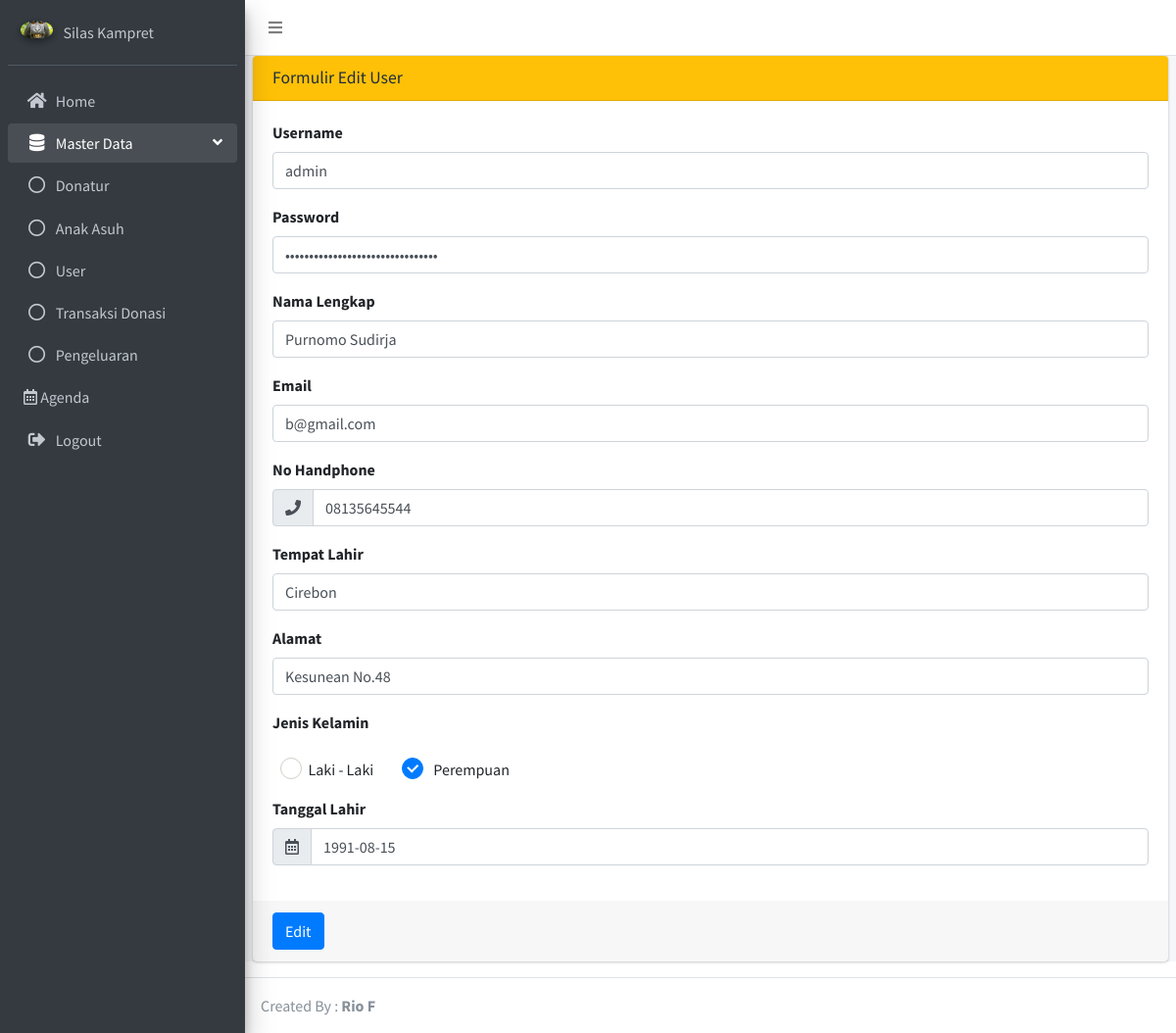
Screenshot of /index.php?mod=user_edit&id=1 (signed in) with the database file from the repository.
### tables this page shows
CREATE TABLE `user` (
  `id_user` int(11) NOT NULL,
  `username` varchar(50) NOT NULL,
  `password` varchar(255) NOT NULL,
  `nama_lengkap` varchar(255) NOT NULL,
  `email` varchar(50) NOT NULL,
  `id_level` int(11) NOT NULL,
  `aktif` int(1) NOT NULL,
  `nohp` varchar(13) NOT NULL,
  `tempat_lahir` varchar(50) NOT NULL,
  `alamat` varchar(255) NOT NULL,
  `jenis_kelamin` varchar(10) NOT NULL,
  `tgl_lahir` date NOT NULL,
  `kode_donatur` varchar(100) NOT NULL
);

### modules/user/user_edit.php (the view, shortened to what this page needs)
<?php
	if (isset($_GET['id']) ) {
		$id = (int) $_GET['id'];
		$row = mysqli_fetch_array ( mysqli_query($con,"SELECT * FROM user WHERE id_user = '$id' "));
?>
<div class="card card-warning">
    <div class="card-header">
        <h3 class="card-title">Formulir Edit User</h3>
    </div>
    <form role="form" method="post">
        <div class="card-body">
          <div class="form-group">
          <label for="exampleInputEmail1">Username</label>
          <input  name="username"
	              type="text"
	              class="form-control"
	              id="exampleInputEmail1"
	              placeholder="Masukan Username"
	              value="<?php echo $row['username']; ?>"
          >
          </div>
          <div class="form-group">
            <label for="exampleInputPassword1">Password</label>
            <input  name="password"
	                type="password"
	                class="form-control"
	                id="exampleInputPassword1"
	                placeholder="Password"
	                value="<?php echo $row['password']; ?>"
            >
          </div>
          <div class="form-group">
            <label for="exampleInputPassword1">Nama Lengkap</label>
            <input  name="nama_lengkap"
	                type="text"
	                class="form-control"
	                id="exampleInputPassword1"
	                placeholder="Nama Lengkap"
	                value="<?php echo $row['nama_lengkap']; ?>"
            >
          </div>
          <div class="form-group">
            <label for="exampleInputPassword1">Email</label>
            <input  name="email"
	                type="email"
	                class="form-control"
	                id="exampleInputPassword1"
	                placeholder="Masukan Email"
	                value="<?php echo $row['email']; ?>"
            >
          </div>
          <div class="form-group">
            <label>No Handphone</label>
              <div class="input-group">
                <div class="input-group-prepend">
                  <span class="input-group-text"><i class="fas fa-phone"></i></span>
                </div>
                <input  name="nohp"
	                    type="text"
	                    class="form-control"
	                    data-inputmask='"mask": "9999-9999-9999"'
	                    data-mask
	                    value="<?php echo $row['nohp']; ?>"
                >
              </div>
          </div>
          <div class="form-group">
            <label for="exampleInputPassword1">Tempat Lahir</label>
            <input  name="tempat_lahir"
	                type="text"
	                class="form-control"
	                id="exampleInputPassword1"
	                placeholder="Tempat Lahir"
	                value="<?php echo $row['tempat_lahir']; ?>"
            >
          </div>
          <div class="form-group">
            <label for="exampleInputPassword1">Alamat</label>
            <input  name="alamat"
	                type="text"
	                class="form-control"
	                id="exampleInputPassword1"
	                placeholder="Masukan Alamat"
	                value="<?php echo $row['alamat']; ?>"
            >
          </div>
          <div class="form-group">
            <label for="exampleInputPassword1">Jenis Kelamin</label>
          </div>
          <div class="col-sm-6">
                <div class="form-group clearfix">
                    <div class="icheck-primary d-inline">
                        <label for="radioPrimary1">
                        </label>Laki - Laki &nbsp;&nbsp;&nbsp;&nbsp;&nbsp;&nbsp;&nbsp;
                    </div>
                    <div class="icheck-primary d-inline">
                        <label for="radioPrimary2">
                        </label> Perempuan
                    </div>
                </div>
          </div>
          <div class="form-group">
                <label>Tanggal Lahir</label>
                <div class="input-group">
                    <div class="input-group-prepend">
                      <span class="input-group-text"><i class="far fa-calendar-alt"></i></span>
                    </div>
                    <input  name="tgl_lahir"
	                        type="text"
	                        class="form-control"
	                        data-inputmask-alias="datetime"
	                        data-inputmask-inputformat="yyyy/mm/dd"
	                        data-mask
	                        value="<?php echo $row['tgl_lahir']; ?>"
                    >
                </div>
          </div>
        </div>
        <div class="card-footer">
            <button type="submit" class="btn btn-primary">Edit</button>
        </div>
    </form>
</div>
<?php } ?>

### rows the page displays
user: username "admin", nama_lengkap "Purnomo Sudirja", email "b@gmail.com", nohp "08135645544", tempat_lahir "Cirebon", alamat "Kesunean No.48", tgl_lahir "1991-08-15"
